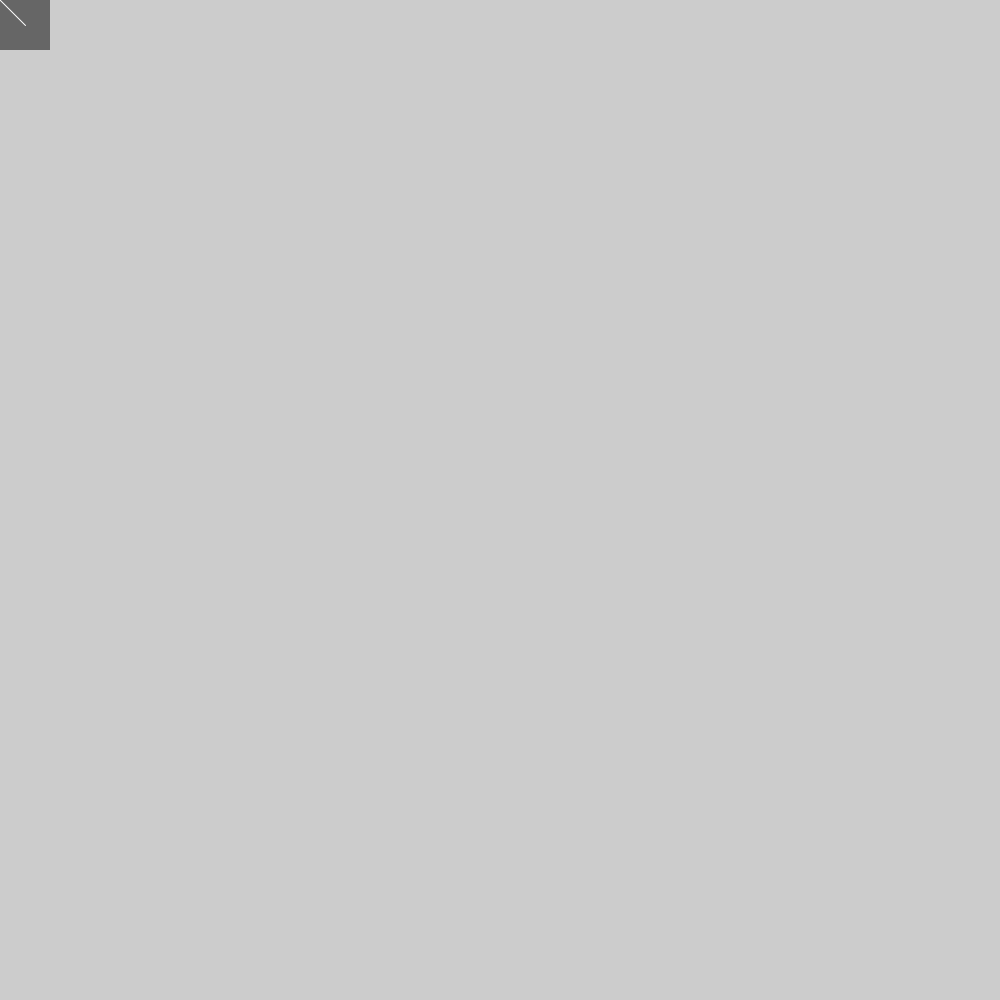
Frame 1 (no input)
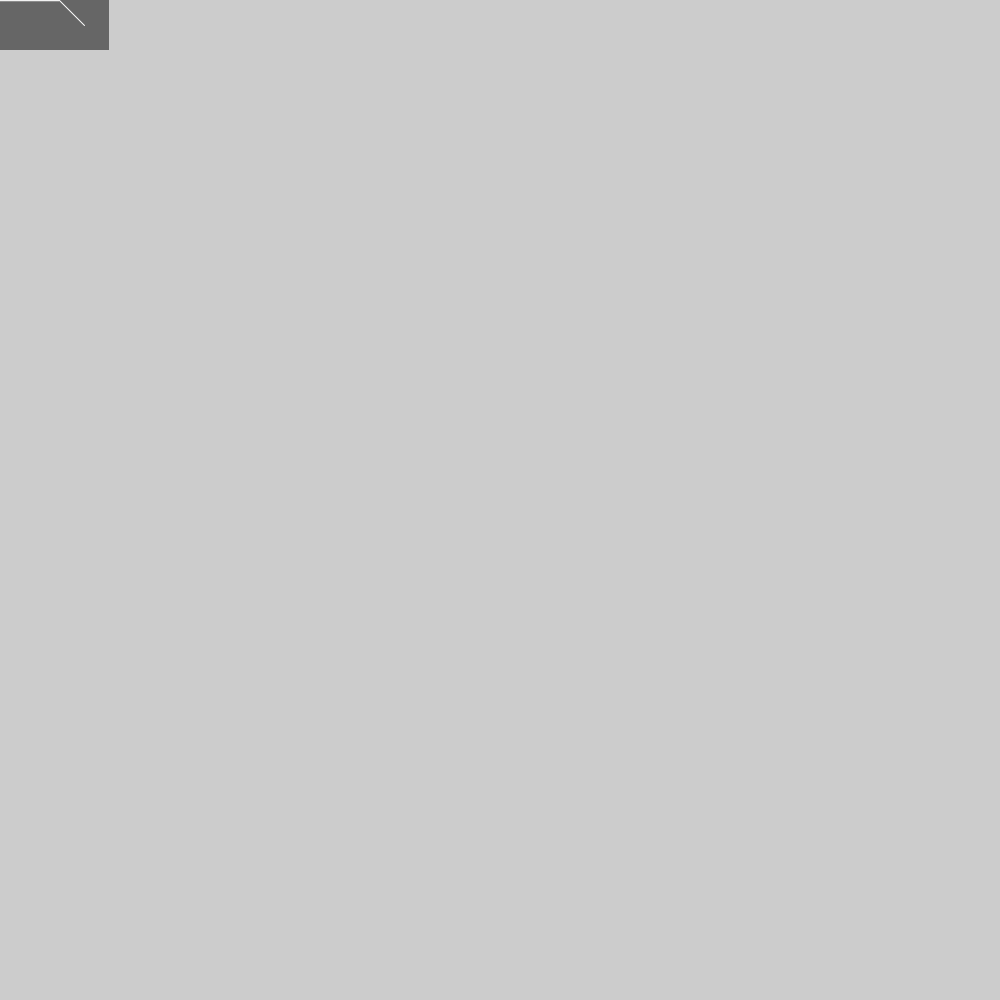
Frame 60 (the mouse pressed at the canvas centre just before this capture)
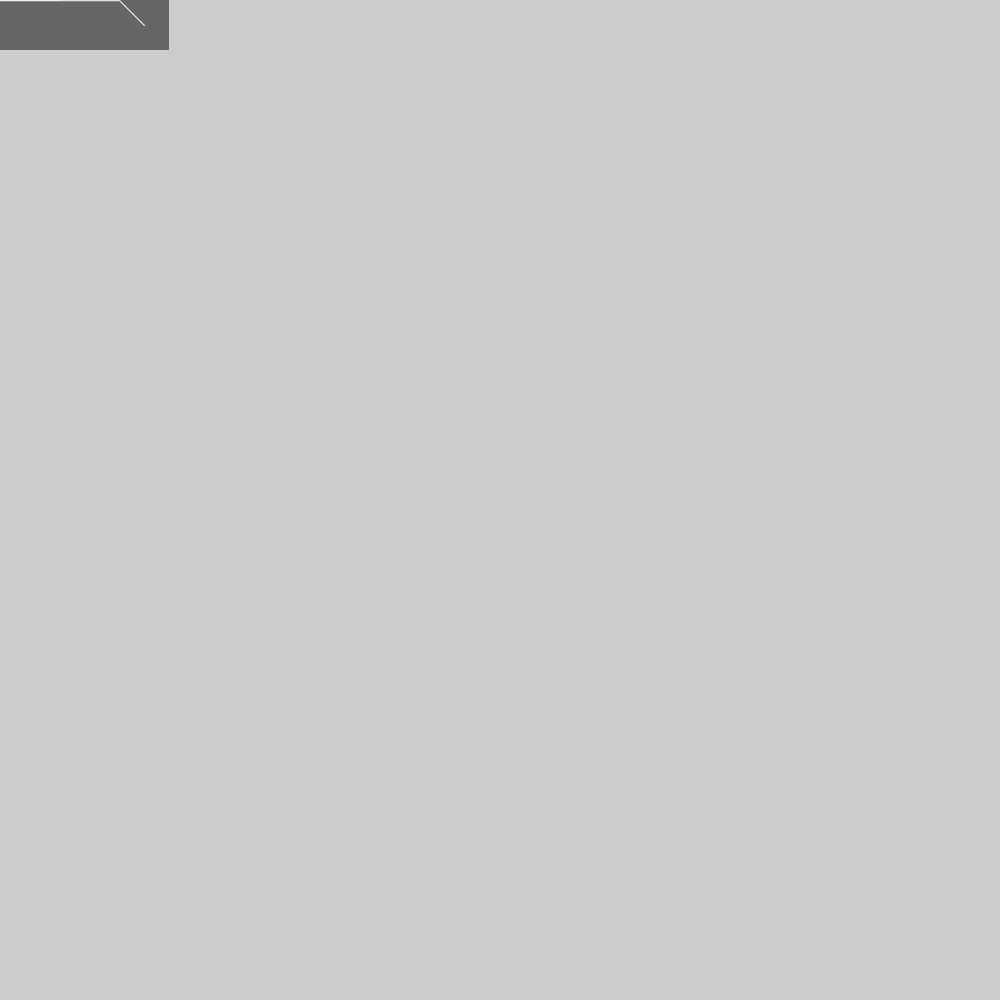
Frame 120 (the mouse held since frame 60 and released just before this capture)

The Processing sketch that drew these frames (run headless with seeded random() and noise(); from frame 60 on, the mouse is pressed at the canvas centre):

// Processing sketch: zigzaggraphics
// ── zigzaggraphics.pde
PGraphics pg;
int a;
int b;
int ac;
int va;
int vb;
int bc;
int da=1;

void setup() {
  size(1000, 1000);
  pg = createGraphics(50, 50);
  frameRate (720);
}

void draw(){
  a = a + (va * da);
  b = b + vb;

  if (ac>=0 && ac<=950){
    ac++;
    va = 1;
    vb = 0;
  } else {
    if (bc < 50){
    
    va = 0;
    vb = 1;
    bc = bc + vb;
    } else {
      da = da * -1;
      vb = 0;
      va = 1;
      bc = 0;
      ac = 0;
  }
  }
  
  if (b==height){
    b = 0;
  }
  
  println(da);

 
  

  pg.beginDraw();
  pg.background(102);
  pg.stroke(255);
  pg.line(pg.width*0.5, pg.height*0.5, mouseX -500, mouseY -500);
  pg.endDraw();
  image(pg, a, b); 
}
